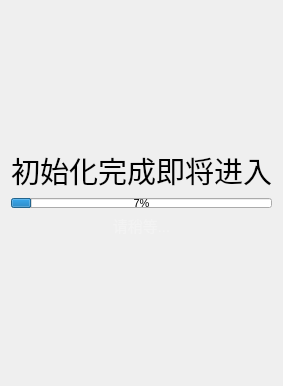
      <widget class="QWidget" name="page_10">
       <layout class="QVBoxLayout" name="verticalLayout_13">
        <item>
         <spacer name="verticalSpacer_10">
          <property name="orientation">
           <enum>Qt::Vertical</enum>
          </property>
          <property name="sizeHint" stdset="0">
           <size>
            <width>20</width>
            <height>138</height>
           </size>
          </property>
         </spacer>
        </item>
        <item>
         <widget class="QLabel" name="label_44">
          <property name="font">
           <font>
            <pointsize>22</pointsize>
           </font>
          </property>
          <property name="text">
           <string>初始化完成即将进入</string>
          </property>
          <property name="alignment">
           <set>Qt::AlignCenter</set>
          </property>
         </widget>
        </item>
        <item>
         <widget class="QProgressBar" name="progressBar">
          <property name="maximumSize">
           <size>
            <width>16777215</width>
            <height>10</height>
           </size>
          </property>
          <property name="font">
           <font>
            <pointsize>8</pointsize>
           </font>
          </property>
          <property name="maximum">
           <number>101</number>
          </property>
          <property name="value">
           <number>8</number>
          </property>
         </widget>
        </item>
        <item>
         <widget class="QLabel" name="label_3">
          <property name="font">
           <font>
            <pointsize>11</pointsize>
           </font>
          </property>
          <property name="styleSheet">
           <string notr="true">color: rgb(243, 243, 243);</string>
          </property>
          <property name="text">
           <string>请稍等...</string>
          </property>
          <property name="alignment">
           <set>Qt::AlignCenter</set>
          </property>
         </widget>
        </item>
        <item>
         <spacer name="verticalSpacer_12">
          <property name="orientation">
           <enum>Qt::Vertical</enum>
          </property>
          <property name="sizeHint" stdset="0">
           <size>
            <width>20</width>
            <height>138</height>
           </size>
          </property>
         </spacer>
        </item>
       </layout>
      </widget>
